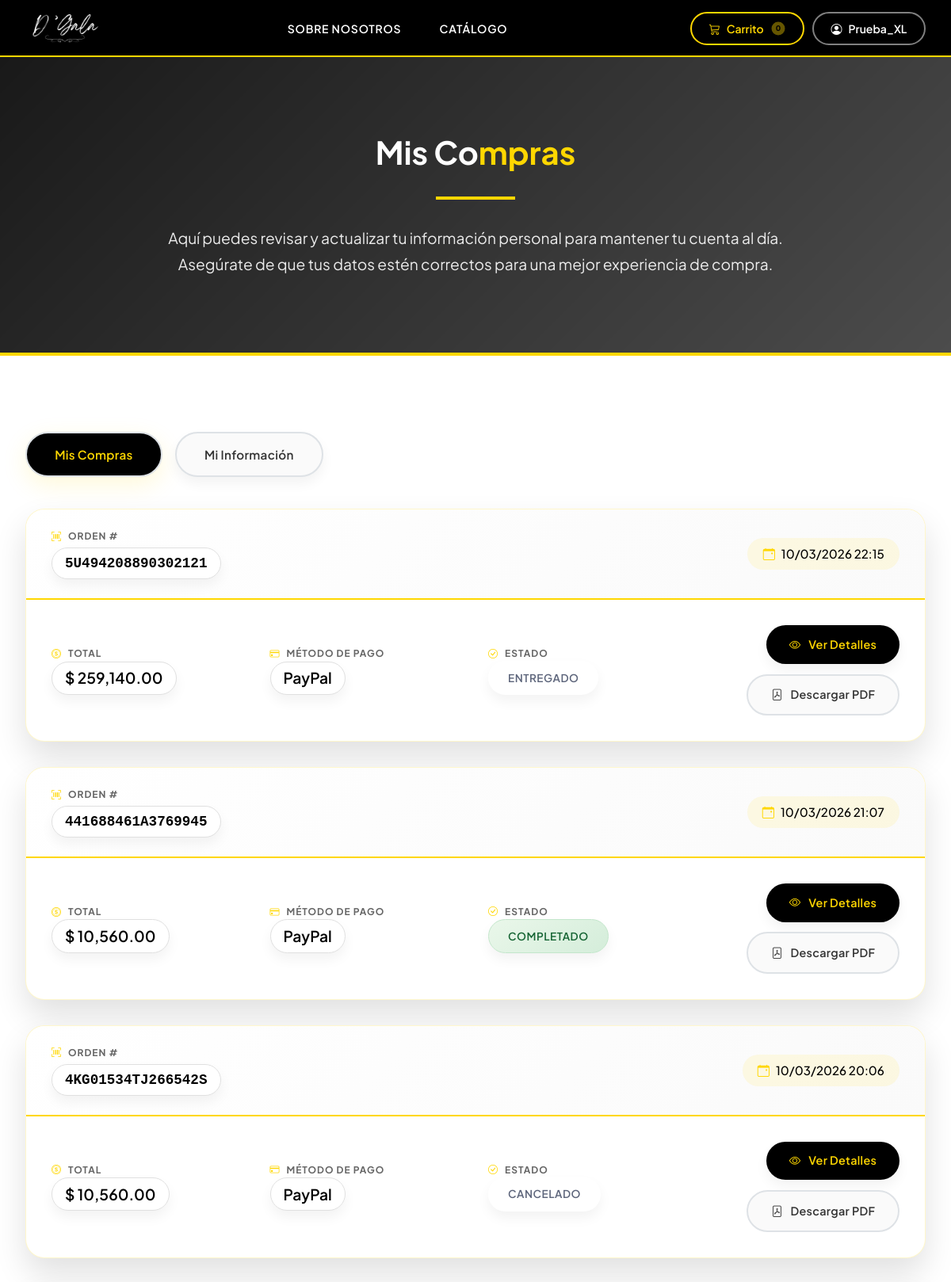
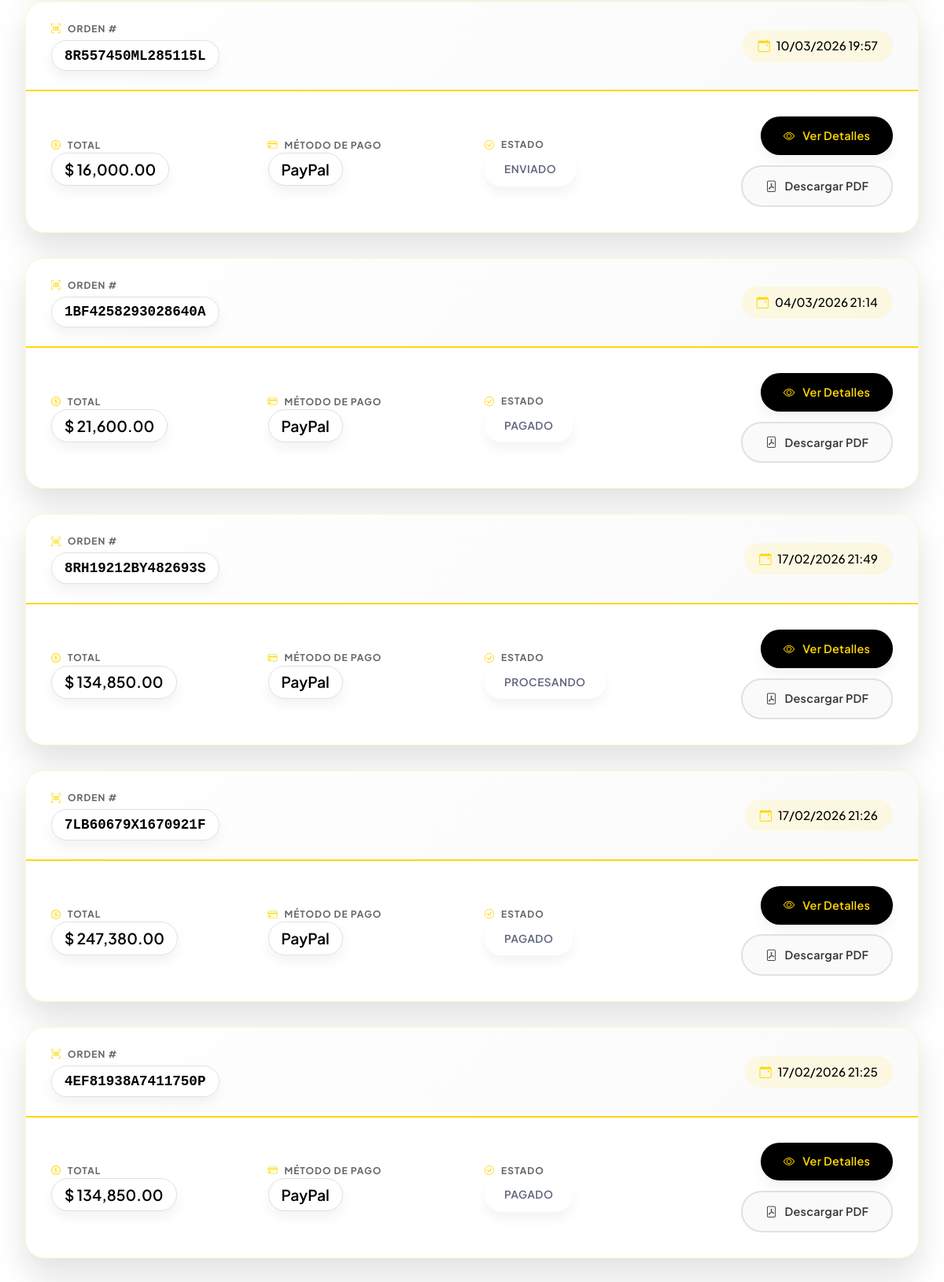
The app's page /compras.php (signed in, upper part) with its own data (2 pictures, top to bottom).
### tables this page shows
CREATE TABLE `compra` (
  `id` int(11) NOT NULL,
  `id_transaccion` varchar(20) NOT NULL,
  `fecha` datetime NOT NULL,
  `status` varchar(20) NOT NULL,
  `email` varchar(200) NOT NULL,
  `id_cliente` int(11) NOT NULL,
  `total` decimal(10,2) NOT NULL,
  `medio_pago` varchar(50) NOT NULL
);

### public/compras.php (the view, shortened to what this page needs)
<?php
$db = new Database();
$conexion = $db->getConexion();
$idCliente = $_SESSION['user_cliente'];
$sql = $conexion->prepare("SELECT id, id_transaccion, fecha, status, total, medio_pago FROM compra WHERE id_cliente = ? ORDER BY fecha DESC");
$sql->execute([$idCliente]);
$compras = $sql->fetchAll(PDO::FETCH_ASSOC);
?>
<!DOCTYPE html>
<html lang="es" data-bs-theme="auto">
<head>
    <link rel="stylesheet" href="tt.css">
    <?php include '../include/links.php'; ?>
</head>
<body>
    <?php include '../include/header.php'; ?>
    <section class="about-hero">
        <div class="container text-center">
            <h1 class="fadeInUp">Mis Co<span>mpras</span></h1>
            <div class="gold-line fadeInUp" style="animation-delay: 0.2s;"></div>
            <p class="fadeInUp" style="animation-delay: 0.4s;">
                Aquí puedes revisar y actualizar tu información personal para mantener tu cuenta al día.
                Asegúrate de que tus datos estén correctos para una mejor experiencia de compra.
            </p>
        </div>
    </section>
    <main class="section-padding">
        <div class="container">
            <div class="menu-links">
                <a href="<?php echo SITE_URL; ?>/public/compras.php" class="menu-link active">
                    Mis Compras
                </a>
                <a href="<?php echo SITE_URL; ?>/public/mi_cuenta.php" class="menu-link">
                    Mi Información
                </a>
            </div>
            <?php if (empty($compras)): ?>
                <div class="empty-state">
                    <div class="empty-state-icon">
                        <i class="bi bi-bag-x"></i>
                    </div>
                    <p class="empty-state-text">Aún no has realizado ninguna compra</p>
                    <a href="index.php" class="btn-shop">
                        <i class="bi bi-shop"></i> Comenzar a comprar
                    </a>
                </div>
            <?php else: ?>
                <?php foreach ($compras as $compra): ?>
                    <div class="purchase-card">
                        <div class="purchase-header">
                            <div class="purchase-id">
                                <span class="purchase-id-label">
                                    <i class="bi bi-upc-scan"></i> Orden #
                                </span>
                                <span class="purchase-id-value"><?php echo htmlspecialchars($compra['id_transaccion']); ?></span>
                            </div>
                            <div class="purchase-date">
                                <i class="bi bi-calendar-event"></i>
                                <?php echo date('d/m/Y H:i', strtotime($compra['fecha'])); ?>
                            </div>
                        </div>
                        <div class="purchase-body">
                            <div class="purchase-info">
                                <div>
                                    <div class="info-label"><i class="bi bi-coin"></i> Total</div>
                                    <div class="info-value"><?php echo MONEDA . ' ' . number_format($compra['total'], 2); ?></div>
                                </div>
                            </div>
                            <div class="purchase-info">
                                <div>
                                    <div class="info-label"><i class="bi bi-credit-card"></i> Método de Pago</div>
                                    <div class="info-value">
                                        <?php
                                            $metodo = htmlspecialchars($compra['medio_pago']);
                                            echo $metodo === 'Tarjeta de crédito' ? '💳 Crédito' : ($metodo === 'Tarjeta de débito' ? '💳 Débito' : $metodo);
                                        ?>
                                    </div>
                                </div>
                            </div>
                            <div class="purchase-info">
                                <div>
                                    <div class="info-label"><i class="bi bi-check-circle"></i> Estado</div>
                                    <span class="status-badge status-<?php echo strtolower($compra['status']); ?>">
                                        <?php
                                            $statusText = [
                                                'COMPLETED' => 'Completado',
                                                'APPROVED' => 'Aprobado',
                                                'PENDING' => 'Pendiente',
                                                'PROCESSING' => 'Procesando',
                                                'FAILED' => 'Fallido'
                                            ];
                                            $status = strtoupper($compra['status']);
                                            echo $statusText[$status] ?? ucfirst(strtolower($compra['status']));
                                        ?>
                                    </span>
                                </div>
                            </div>
                            <div class="purchase-actions">
                                <a href="compra_detalle.php?orden=<?php echo htmlspecialchars($compra['id_transaccion']); ?>&token=<?php echo $_SESSION['token']; ?>" class="btn-small btn-details">
                                    <i class="bi bi-eye"></i> Ver Detalles
                                </a>
                                <a href="../include/generar_pdf.php?id_compra=<?php echo $compra['id']; ?>" class="btn-small btn-pdf" target="_blank">
                                    <i class="bi bi-file-pdf"></i> Descargar PDF
                                </a>
                            </div>
                        </div>
                    </div>
                <?php endforeach; ?>
            <?php endif; ?>
        </div>
    </main>
</body>
</html>

### include/links.php
<link rel="stylesheet" href="https://cdn.jsdelivr.net/npm/bootstrap@5.3.2/dist/css/bootstrap.min.css">
<link rel="stylesheet" href="https://cdn.jsdelivr.net/npm/bootstrap-icons@1.10.5/font/bootstrap-icons.css">
<link rel="stylesheet" href="https://cdnjs.cloudflare.com/ajax/libs/font-awesome/6.4.0/css/all.min.css">
<link rel="stylesheet" href="<?php echo SITE_URL; ?>/Admin/assets/css/main.css">
<link rel="stylesheet" href="<?php echo SITE_URL; ?>/public/assets/css/style.css">

### include/header.php (shortened to what this page needs)
<?php
function getCartTotal() {
    $total = 0;
    return $total;
}
$num_cart = getCartTotal();
?>
<header id="mainHeader" class="header-premium">
    <nav class="navbar-premium">
        <div class="navbar-inner">
            <a href="<?php echo SITE_URL; ?>/public/index.php" class="navbar-brand-premium">
                <img src="<?php echo SITE_URL; ?>/assets/img/logo-1.png" alt="Logo">
            </a>
            <ul class="navbar-nav-premium desktop-only">
                <li class="nav-item-premium">
                    <a href="<?php echo SITE_URL; ?>/public/nosotros.php" class="nav-link-premium">Sobre Nosotros</a>
                </li>
                <li class="nav-item-premium">
                    <a href="<?php echo SITE_URL; ?>/public/index.php" class="nav-link-premium">Catálogo</a>
                </li>
            </ul>
            <div class="header-buttons-container desktop-only">
                <a href="<?php echo SITE_URL; ?>/public/checkout.php" class="btn-cart-premium" id="cartButton">
                    <i class="bi bi-cart3"></i>
                    Carrito
                    <span id="num_cart_premium"
                          class="badge-premium <?php echo $num_cart === 0 ? 'empty' : ''; ?>">
                        <?php echo $num_cart; ?>
                    </span>
                </a>
                <?php if (isset($_SESSION['user_id'])): ?>
                    <div class="dropdown">
                        <button class="btn-user-premium" type="button" id="userMenuButton"
                                aria-haspopup="true" aria-expanded="false">
                            <i class="bi bi-person-circle"></i>
                            <?php echo htmlspecialchars($_SESSION['user_name']); ?>
                        </button>
                    </div>
                <?php else: ?>
                    <a href="<?php echo SITE_URL; ?>/public/login.php" class="btn-login-premium">
                        <i class="bi bi-box-arrow-in-right"></i> Iniciar sesión
                    </a>
                <?php endif; ?>
            </div>
        </div>
    </nav>
</header>

### public/tt.css (style rules this page uses)
:root { --primary-black: #000000; --primary-gold: #ffd700; --text-light: #ffffff; --text-dark: #333333; --gray-light: #f8f9fa; --shadow-sm: 0 2px 4px rgba(0, 0, 0, 0.1); --shadow-md: 0 4px 6px rgba(0, 0, 0, 0.1); --shadow-lg: 0 10px 15px rgba(0, 0, 0, 0.1); --transition: all 0.3s ease; }
* { margin: 0; padding: 0; box-sizing: border-box; }
body { font-family: "Segoe UI", Tahoma, Geneva, Verdana, sans-serif; background: linear-gradient(135deg, #f5f5f5 0%, #fff 100%); color: var(--text-dark); }
.fadeInUp { animation: fadeInUp 0.6s ease forwards; }
.about-hero, .checkout-header { background: linear-gradient(135deg, rgba(0, 0, 0, 0.9) 0%, rgba(0, 0, 0, 0.7) 100%); background-size: cover; background-position: center; padding: 6rem 0; margin-bottom: 3rem; position: relative; overflow: hidden; border-bottom: 4px solid var(--primary-gold); }
.about-hero::before, .checkout-header::before { content: ""; position: absolute; top: 0; left: -100%; width: 100%; height: 100%; background: linear-gradient(90deg, transparent, rgba(255, 215, 0, 0.1), transparent); animation: shine 8s infinite; pointer-events: none; }
.about-hero h1, .checkout-header h1 { color: var(--text-light); font-size: 2.5rem; font-weight: 700; margin-bottom: 1rem; position: relative; text-align: center; }
.about-hero h1 span, .checkout-header h1 span { color: var(--primary-gold); }
.about-hero p { color: rgba(255, 255, 255, 0.9); font-size: 1.2rem; max-width: 800px; margin: 0 auto; position: relative; }
.gold-line, .about-hero .gold-line, .checkout-header .gold-line { width: 100px; height: 4px; background: var(--primary-gold); margin: 2rem auto; position: relative; }
.section-padding { padding: 4rem 0; }

### public/assets/css/style.css (style rules this page uses)
:root { --primary-dark: #000000; --primary-light: #ffffff; --secondary-dark: #1a1a1a; --secondary-light: #f5f5f5; --accent-gray: #5d657b; --border-light: #e0e0e0; --border-dark: #333333; --shadow-soft: 0 2px 8px rgba(0, 0, 0, 0.08); --shadow-medium: 0 4px 16px rgba(0, 0, 0, 0.12); --shadow-dark: 0 8px 24px rgba(0, 0, 0, 0.15); }
* { margin: 0; padding: 0; box-sizing: border-box; }
html { scroll-behavior: smooth; scroll-padding-top: 80px; }
body { font-family: "Plus Jakarta Sans", sans-serif; font-weight: 400; color: var(--accent-gray); background-color: var(--primary-light); overflow-x: hidden; line-height: 1.6; }
h1, h2, h3, h4, h5, h6 { font-weight: 700; color: var(--primary-dark); margin-bottom: 1rem; }
h1 { font-size: 2.5rem; }
p { font-size: 1rem; line-height: 1.7; margin-bottom: 1rem; }
a { color: var(--primary-dark); text-decoration: none; transition: all 0.3s ease; font-weight: 500; }
.container { max-width: 1200px; margin: 0 auto; padding: 0 2rem; }
.section-padding { padding: 3rem 0; }
img { max-width: 100%; height: auto; display: block; }

### records on screen
compra: id_transaccion "5U494208890302121", fecha "10/03/2026 22:15", total "259,140.00", medio_pago "PayPal", status "ENTREGADO"
compra: id_transaccion "441688461A3769945", fecha "10/03/2026 21:07", total "10,560.00", medio_pago "PayPal", status "COMPLETADO"
compra: id_transaccion "4KG01534TJ266542S", fecha "10/03/2026 20:06", total "10,560.00", medio_pago "PayPal", status "CANCELADO"
compra: id_transaccion "8R557450ML285115L", fecha "10/03/2026 19:57", total "16,000.00", medio_pago "PayPal", status "ENVIADO"
compra: id_transaccion "1BF4258293028640A", fecha "04/03/2026 21:14", total "21,600.00", medio_pago "PayPal", status "PAGADO"
compra: id_transaccion "8RH19212BY482693S", fecha "17/02/2026 21:49", total "134,850.00", medio_pago "PayPal", status "PROCESANDO"
compra: id_transaccion "7LB60679X1670921F", fecha "17/02/2026 21:26", total "247,380.00", medio_pago "PayPal", status "PAGADO"
compra: id_transaccion "4EF81938A7411750P", fecha "17/02/2026 21:25", total "134,850.00", medio_pago "PayPal", status "PAGADO"

### other values on screen
$num_cart "0"
$_SESSION['user_name'] "Prueba_XL"
